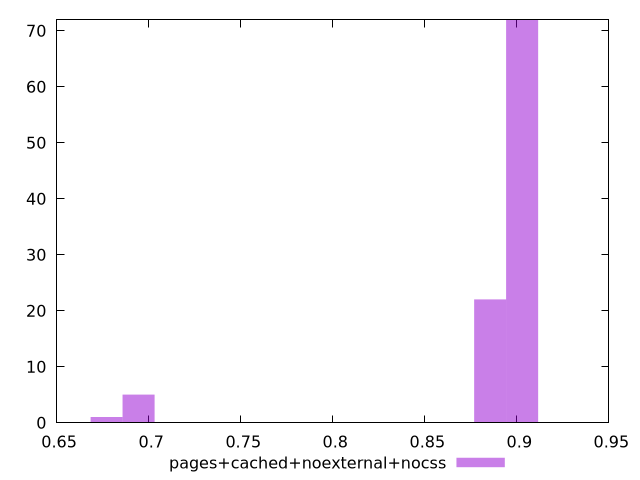

Here is the gnuplot script that generated this plot:
$_pagesCachedNoexternalNocss <<EOF
0.9028772812281424 72
0.8855142565891396 22
0.6945209855601095 5
0.6771579609211068 1
EOF
set key outside below
set terminal pngcairo
set output "report_00005_2020-11-02T22-26-11.212Z/largest-contentful-paint/pages+cached+noexternal+nocss//hist.png"
set yrange [0:72]
set boxwidth 0.017363024639002737
set style fill transparent solid 0.5 noborder
plot $_pagesCachedNoexternalNocss title "pages+cached+noexternal+nocss" with boxes ,
